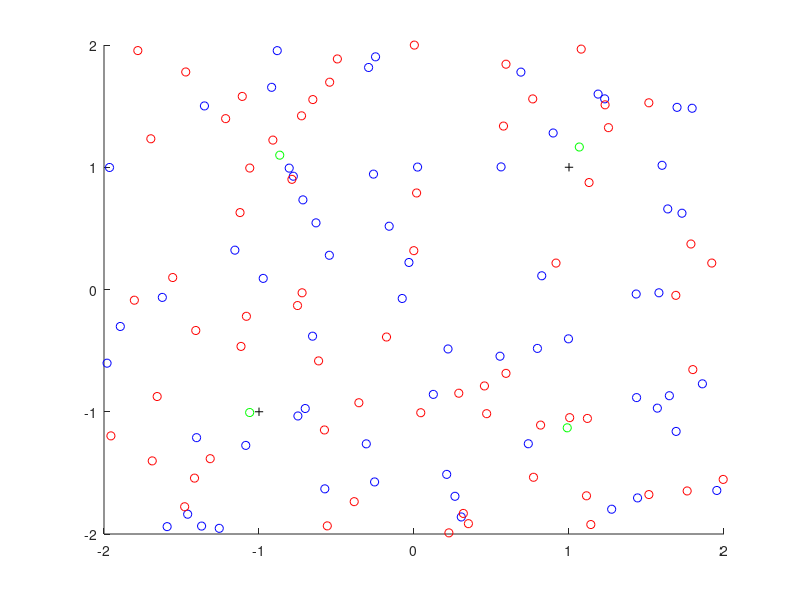

This figure's MATLAB source: (Note: this script raises an error after producing the figure.)
clear all
% Prepare grid for distribution over many simulations
hGrid = 0.2;
Nsim=10;
maxNr = fix(4/hGrid);
Distri1 = zeros(maxNr,maxNr);
Distri2 = zeros(maxNr,maxNr);
DistriI = zeros(maxNr,maxNr);
x1=-2+hGrid/2:hGrid:2-hGrid/2; %TODO: better with full interval (-2,2)
x2=-2+hGrid/2:hGrid:2-hGrid/2;

% repetition of ABM simulations
for count=1:Nsim
    
% initialize number and opinions of agents
n =128;
x=4*rand(2,n)-2*ones(2,n); %random initial conditions

%initialize media and influencer data and follower/influencer relationship
media =[-1 1; -1 1];
In1 = find((x(1,:)>0) & (x(2,:)>0));
In2 = find((x(1,:)<=0) & (x(2,:)>0));
In3 = find((x(1,:)>0) & (x(2,:)<=0));
In4 = find((x(1,:)<=0) & (x(2,:)<=0));
%initial opinions of influencers
influencer(:,1) = sum(x(:,In1)')'/length(In1);
influencer(:,2) = sum(x(:,In2)')'/length(In2);
influencer(:,3) = sum(x(:,In3)')'/length(In3);
influencer(:,4) = sum(x(:,In4)')'/length(In4);
%follower network
followers=zeros(4,n);
followers(1,In1)=1;
followers(2,In2)=1;
followers(3,In3)=1;
followers(4,In4)=1;

% initialization of political attitude state of all agents
state = rand(1,n)-0.5; %check if still correct!
state = sign(state);
I1 = find(state==-1);
I2 = find(state==1);

% initialization of interaction network between agents 
%Net = InitialNet(n,x);  % if based on closeness of opinions
Net = ones(n,n);  % everyone connected to everyone, CHECK selfconnections??

% setting model and simulation parameters
sigma=0.5; % noise on individual agents %CHECK
sigmahat=0; % noise on influencers
sigmatilde=0; %noise on media
dt=0.01;  % simulation stepsize
NT=100;  % simulation time T=NT*dt
a=1; % interaction strength between agents CHECK
b=2; % interaction strength between agents and influencers
c=2; % interaction strength between agents and media

xx=zeros(2,n,NT);
xx(:,:,1)=x;  % xx will store the entire trajectory of opinions

% Display of initial configuration
figure(1)
clf
hold on
plot(x(1,I1),x(2,I1),'bo');
plot(x(1,I2),x(2,I2),'ro');
plot(media(1,:),media(2,:),'k+');
plot(influencer(1,:),influencer(2,:),'go');
axis([-2 2 -2 2]);
if count<9
    print('-dpng',['initial' int2str(count) '.png']);
end

% performing the simulation loop
for k=2:NT
    % opinions change due to opinions of friends, influencers and media
    force = a * attraction(xx(:,:,k-1),Net,n) + influence(xx(:,:,k-1),media,influencer,followers,n,state,b,c); %first term deleted
    xx(:,1:n,k) = xx(:,1:n,k-1) + dt*force(:,1:n) + sqrt(dt*sigma)*randn(2,n); % new individual opinions
    
    % influencer opinions adapt slowly to opinions of followers with friction
    % depending on number of followers
    masscenter(:,1) = sum(xx(:,In1,k)')'/length(In1);
    masscenter(:,2) = sum(xx(:,In2,k)')'/length(In2);
    masscenter(:,3) = sum(xx(:,In3,k)')'/length(In3);
    masscenter(:,4) = sum(xx(:,In4,k)')'/length(In4);
    for i=1:4
        if sum(followers(i,:))>0 
            frictionI = 25; %%%%% CHECK
            influencer(:,i) =  influencer(:,i)  + dt/frictionI * (-influencer(:,i)+masscenter(:,i)) + 1/frictionI*sqrt(dt*sigmahat)*randn(2,1);
        end
    end
    
    % media opinions change very slowly based on opinions of followers with friction
    % depending on number of followers
    massmedia(:,1) = sum(xx(:,I1,k)')'/length(I1); %CHECK k-1??
    massmedia(:,2) = sum(xx(:,I2,k)')'/length(I2);
    friction = 100; %%%%%
    for i=1:2
        media(:,i) = media(:,i)  + dt/friction * (-media(:,i)+massmedia(:,i)) + 1/friction * sqrt(dt*sigmatilde)*randn(2,1);
    end
    % exp(-dt/friction) * (media(:,1)-massmedia(:,1)) + massmedia(:,1); %CHECK Friction Term
    

    %% individual may jump from one influencer to another
    % jumps according to rate model
    [followers,In1,In2,In3,In4] = ChangeInfluencerNetwork2(state,xx(:,:,k),n,followers,influencer,dt);

    %graphical display of configuration after each timestep
    figure(1)
    hold off
    clf
    plot(xx(1,I1,k),xx(2,I1,k),'bo'); hold on
    plot(xx(1,I2,k),xx(2,I2,k),'ro');
    %plot(xx(1,In1,k),xx(2,In1,k),'k+');
    plot(influencer(1,:),influencer(2,:),'go');
    plot(media(1,:),media(2,:),'k+');
    axis([-2 2 -2 2]);
    pause(0.1)
    
  %% displaying influencer statistics: individual agents are colored wrt the influencer they are following
figure(37)
clf
In1b=find(state(In1)==-1);
subplot(4,2,1); plot(xx(1,In1(In1b),k),xx(2,In1(In1b),k),'bo',media(1,1),media(2,1),'k+',influencer(1,1),influencer(2,1),'go'); title('state=-1,Influencer 1');
axis([-2 2 -2 2]);
In1r=find(state(In1)==1);
subplot(4,2,2); plot(xx(1,In1(In1r),k),xx(2,In1(In1r),k),'ro',media(1,2),media(2,2),'k+',influencer(1,1),influencer(2,1),'go'); title('state=+1,Influencer 1');
axis([-2 2 -2 2]);

In2b=find(state(In2)==-1);
subplot(4,2,3); plot(xx(1,In2(In2b),k),xx(2,In2(In2b),k),'bo',media(1,1),media(2,1),'k+',influencer(1,2),influencer(2,2),'go'); title('state=-1,Influencer 2');
axis([-2 2 -2 2]);
In2r=find(state(In2)==1);
subplot(4,2,4); plot(xx(1,In2(In2r),k),xx(2,In2(In2r),k),'ro',media(1,2),media(2,2),'k+',influencer(1,2),influencer(2,2),'go'); title('state=+1,Influencer 2');
axis([-2 2 -2 2]);

In3b=find(state(In3)==-1);
subplot(4,2,5); plot(xx(1,In3(In3b),k),xx(2,In3(In3b),k),'bo',media(1,1),media(2,1),'k+',influencer(1,3),influencer(2,3),'go'); title('state=-1,Influencer 3');
axis([-2 2 -2 2]);
In3r=find(state(In3)==1);
subplot(4,2,6); plot(xx(1,In3(In3r),k),xx(2,In3(In3r),k),'ro',media(1,2),media(2,2),'k+',influencer(1,3),influencer(2,3),'go'); title('state=+1,Influencer 3');
axis([-2 2 -2 2]);

In4b=find(state(In4)==-1);
subplot(4,2,7); plot(xx(1,In4(In4b),k),xx(2,In4(In4b),k),'bo',media(1,1),media(2,1),'k+',influencer(1,4),influencer(2,4),'go'); title('state=-1,Influencer 4');
axis([-2 2 -2 2]);
In4r=find(state(In4)==1);
subplot(4,2,8); plot(xx(1,In4(In4r),k),xx(2,In4(In4r),k),'ro',media(1,2),media(2,2),'k+',influencer(1,4),influencer(2,4),'go'); title('state=+1,Influencer 4');
axis([-2 2 -2 2]);
pause(0.1)
end %(end of simulation loop)


% the following lines do only produce statistics across the final configurations of all simulations

%update histogram of opinions
[Distri1,Distri2,DistriI] = updateDistribution(xx(:,:,k),influencer,n,I1,I2,hGrid,Distri1,Distri2,DistriI);

if count<9
    figure(1)
    print('-dpng',['final' int2str(count) '.png']); 
    xxx = xx(:,:,NT);
    save(['finalstate' int2str(count) '.mat'],'xxx','influencer','media','followers','state','Net','In1','In2','In3','In4');
    figure(37)
    print('-dpng',['finalInfluencerDistri' int2str(count) '.png']); 
end

figure(10)
clf
surf(x1,x2,Distri1');
title(['c=' int2str(count)]);
view(2);
colorbar
print('-dpng','histblue.png'); 
figure(11)
clf
surf(x1,x2,Distri2');
view(2);
colorbar
title(['c=' int2str(count)]);
print('-dpng','histred.png'); 
figure(12)
clf
surf(x1,x2,DistriI');
view(2);
colorbar
title(['c=' int2str(count)]);
print('-dpng','histinf.png'); 

end